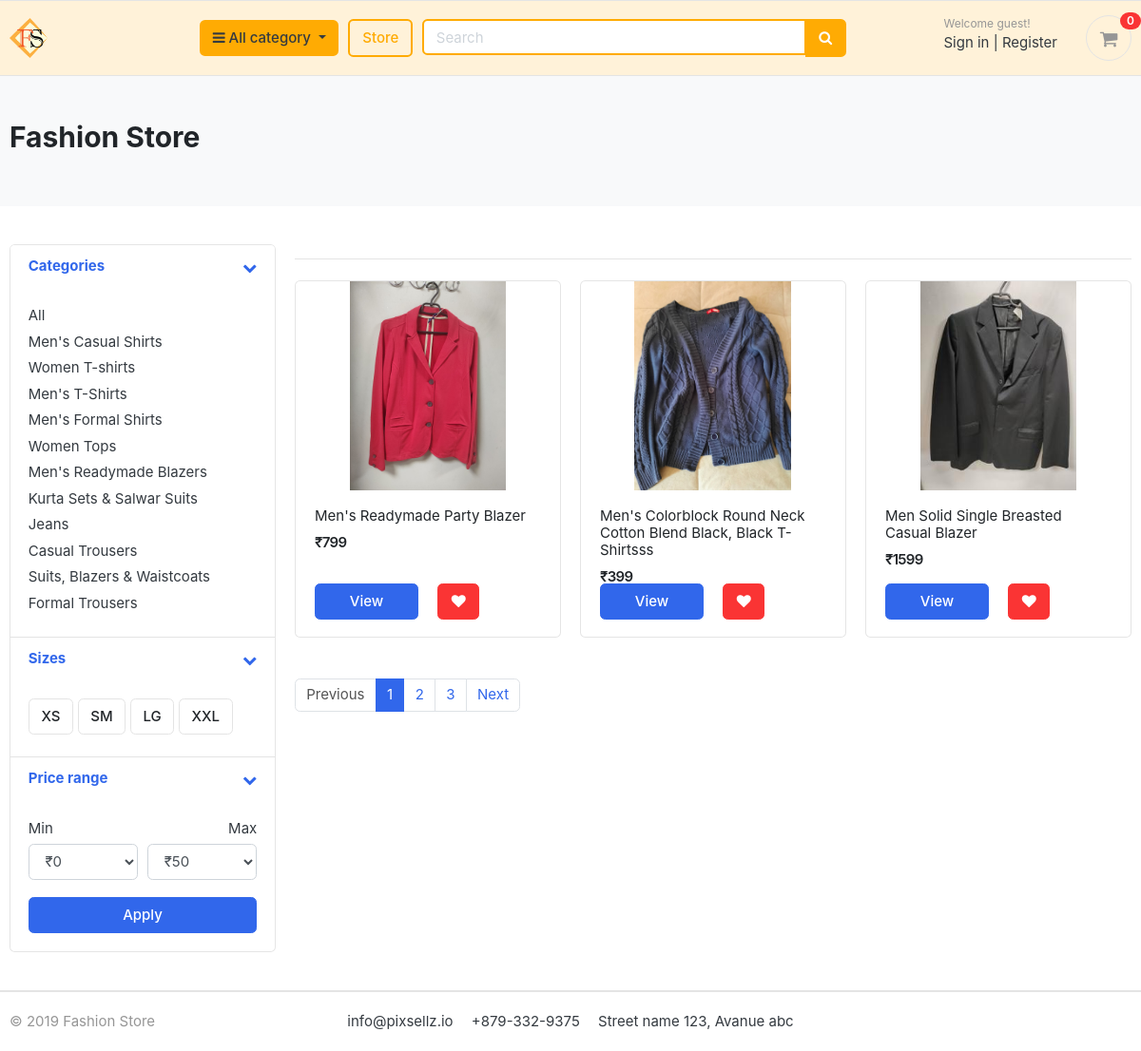
Page /search_product/ on the committed database.
### store/models.py (models this page shows, shortened)
class BaseModel(models.Model):
	uid = models.UUIDField(primary_key=True , editable=False , default=uuid.uuid4)
	created_at = models.DateTimeField(auto_now= True)
	updated_at = models.DateTimeField(auto_now_add= True)
	class Meta:
		abstract = True

class Category(BaseModel):
	category_name = models.CharField(max_length=100)
	slug = models.SlugField(unique=True, null=True, blank=True)
	is_deleted = models.BooleanField(default=False)

class Products(BaseModel):
	product_name = models.CharField(max_length=100)
	slug = models.SlugField(max_length=100,unique=True, null=True, blank=True)
	category = models.ForeignKey(Category, on_delete=models.CASCADE, related_name="products")
	price = models.IntegerField()
	product_description = models.TextField()
	image = models.ImageField(null=True, blank=True)
	is_deleted = models.BooleanField(default=False)
	in_store = models.BooleanField(default=False)

### store/views.py (the view)
# urls.py: path('search_product/', views.search_product, name='search_product'),
def search_product(request, category=None):
    if request.method=='POST':
        query=request.POST['query']
        product_list = Products.objects.all().filter(is_deleted=False, in_store=True, slug__contains=query).order_by('uid')
        category_list = Category.objects.all()
        paginator = Paginator(product_list, 3)
        page = request.GET.get('page')
        paged_product = paginator.get_page(page)
        context = {'product_list': paged_product, 'category_list': category_list}
        return render(request, 'store/store.html', context)
    else:
        product_list = Products.objects.all().filter(in_store=True).order_by('uid')
        category_list = Category.objects.all()
        paginator = Paginator(product_list, 3)
        page = request.GET.get('page')
        paged_product = paginator.get_page(page)
        context = {'product_list': paged_product, 'category_list': category_list}
        return render(request, 'store/store.html', context)

### store/context_processors.py (called while the page is built)
def category_list_processor(request):
    category_list = Category.objects.all()
    return {'category_list': category_list}

def cart_counter(request):
    cart_count = 0
    try:
        if request.user.is_authenticated:
            cart_items = CartItems.objects.all().filter(user=request.user)
        else:
            cart = uCart.objects.filter(cart_id=_cart_id(request))
            cart_items = CartItems.objects.all().filter(cart=cart[:1])
        for cart_item in cart_items:
            cart_count += cart_item.quantity
    except uCart.DoesNotExist:
        cart_count=0
    return dict(cart_count=cart_count)

### store/views.py (called while the page is built)
def _cart_id(request):
    cart = request.session.session_key
    if not cart:
        cart = request.session.create()
    return cart

### store/templates/store/store.html (shortened to what this page needs)
{% extends 'store/main.html' %}
{% load static %}
{% block body %}
<section class="section-pagetop bg">
<div class="container">
	<h2 class="title-page">Fashion Store</h2>
</div>
</section>
<section class="section-content padding-y">
<div class="container">
<div class="row">
	<aside class="col-md-3">
<div class="card">
	<article class="filter-group">
		<header class="card-header">
			<a href="#" data-toggle="collapse" data-target="#collapse_1" aria-expanded="true" class="">
				<i class="icon-control fa fa-chevron-down"></i>
				<h6 class="title">Categories</h6>
			</a>
		</header>
		<div class="filter-content collapse show" id="collapse_1" style="">
			<div class="card-body">
				<ul class="list-menu">
					<li><a href="{%url 'view_store'%}">All </a></li>
					{%for category in category_list%}
				<li><a href="{%url 'view_store_category' category=category.slug%}">{{category.category_name}} </a></li>
					{%endfor%}
				</ul>
			</div>
		</div>
	</article>
	<form action="#" method="post">
		<article class="filter-group">
			<header class="card-header">
				<a href="#" data-toggle="collapse" data-target="#collapse_4" aria-expanded="true" class="">
					<i class="icon-control fa fa-chevron-down"></i>
					<h6 class="title">Sizes </h6>
				</a>
			</header>
			<div class="filter-content collapse show" id="collapse_4" style="">
				<div class="card-body">
				  <label class="checkbox-btn">
					<span class="btn btn-light"> XS </span>
				  </label>
				  <label class="checkbox-btn">
					<span class="btn btn-light"> SM </span>
				  </label>
				  <label class="checkbox-btn">
					<span class="btn btn-light"> LG </span>
				  </label>
				  <label class="checkbox-btn">
					<span class="btn btn-light"> XXL </span>
				  </label>
			</div>
			</div>
		</article>
		<article class="filter-group">
		<header class="card-header">
			<a href="#" data-toggle="collapse" data-target="#collapse_3" aria-expanded="true" class="">
				<i class="icon-control fa fa-chevron-down"></i>
				<h6 class="title">Price range </h6>
			</a>
		</header>
		<div class="filter-content collapse show" id="collapse_3" style="">
			<div class="card-body">
				<div class="form-row">
				<div class="form-group col-md-6">
				  <label>Min</label>
				  	<select class="mr-2 form-control" name="MinPrice">
						<option value="0">₹0</option>
					</select>
				</div>
				<div class="form-group text-right col-md-6">
				  <label>Max</label>
				  	<select class="mr-2 form-control" name="MaxPrice">
						<option value="50">₹50</option>
					</select>
				</div>
				</div>
				<button class="btn btn-block btn-primary" type="submit">Apply</button>
			</div>
		</div>
	</article>
	 </form>
</div>
	</aside>
	<main class="col-md-9">
<header class="border-bottom mb-4 pb-3">
</header>
<div class="row">
	{% for product in product_list%}
	<div class="col-md-4">
		<figure class="card card-product-grid">
			<div class="img-wrap">
				<a href="{%url 'product_details' product_id=product.uid %}">
				<img src="{{product.image.url}}">
				</a>
			</div>
			<figcaption class="info-wrap">
				<div class="fix-height">
					<a href="{%url 'product_details' product_id=product.uid %}" class="title product_name">{{product.product_name}}</a>
					<div class="price-wrap mt-2">
						<span class="price">₹{{product.price}}</span>
					</div>
				</div>
				<div class="row">
					<div class="col-6">
				<a href="{%url 'product_details' product_id=product.uid %}" class="btn btn-block btn-primary">View</a>
					</div>
					<div class="col-6">
    <div class="row">
            <div class="col-6">
                    <a href="{% url 'add_item_to_wish_list' product_id=product.uid %}" class="btn btn-block btn-danger">
                        <i class="fa fa-heart"></i>
                    </a>
            </div>
    </div>
</div>
				</div>
			</figcaption>
		</figure>
	</div>
{%endfor%}
	<link rel="stylesheet" href="https://cdnjs.cloudflare.com/ajax/libs/font-awesome/4.7.0/css/font-awesome.min.css">
</div>
<nav class="mt-4" aria-label="Page navigation sample">
	{%if product_list.has_other_pages%}
  <ul class="pagination">
	  {%if product_list.has_previous%}
    <li class="page-item"><a class="page-link" href="?page={{product_list.previous_page_number}}">Previous</a></li>
	  {%else%}
	<li class="page-item disabled"><a class="page-link" href="#">Previous</a></li>
	  {%endif%}
	  {%for i in product_list.paginator.page_range%}
	  {%if product_list.number == i%}
    <li class="page-item active"><a class="page-link" href="#">{{i}}</a></li>
	  {%else%}
    <li class="page-item "><a class="page-link" href="?page={{i}}">{{i}}</a></li>
	  {%endif%}
	  {%endfor%}
	  {%if product_list.has_next%}
    <li class="page-item"><a class="page-link" href="?page={{product_list.next_page_number}}">Next</a></li>
	  {%endif%}
  </ul>
	{%endif%}
</nav>
	</main>
</div>
</div>
</section>
{% endblock %}

### store/templates/store/main.html (shortened to what this page needs)
<!DOCTYPE HTML>
{% load static %}
<html lang="en">
<head>
<link href="{%static 'css/bootstrap.css'%}" rel="stylesheet" type="text/css"/>
<link href="{%static 'fonts/fontawesome/css/all.min.css'%}" type="text/css" rel="stylesheet">
<link href="{%static 'css/ui.css'%}" rel="stylesheet" type="text/css"/>
<link href="{%static 'css/responsive.css'%}" rel="stylesheet" media="only screen and (max-width: 1200px)" />
</head>
<body>
<header class="section-header">
<section class="header-main border-bottom" style="background-color:#fff2d9;">
	<div class="container">
<div class="row align-items-center">
	<div class="col-lg-2 col-md-3 col-6">
		<a href="/index" class="brand-wrap">
			<img class="logo" src="{%static 'images_1/logo3.png'%}">
		</a>
	</div>
	<div class="col-lg col-sm col-md col-6 flex-grow-0">
		<div class="category-wrap dropdown d-inline-block float-right">
			<button type="button" class="btn  dropdown-toggle" data-toggle="dropdown" style="background-color:#ffab03;">
				<i class="fa fa-bars"></i> All category
			</button>
		</div>
	</div>
	<a href="/view_store" class="btn btn-outline-primary store-btn">Store</a>
	<div class="col-lg  col-md-6 col-sm-12 col">
		<form action="{%url 'search_product'%}" class="search" method="post">
			<div class="input-group w-100">
			    <input type="text" name="query" class="form-control search-text-box" style="width:60%;" placeholder="Search">
			    <div class="input-group-append">
			      <button class="btn btn-primary btn-search" type="submit">
			        <i class="fa fa-search"></i>
			      </button>
			    </div>
		    </div>
		</form>
	</div>
	<div class="col-lg-3 col-sm-6 col-8 order-2 order-lg-3">
				<div class="d-flex justify-content-end mb-3 mb-lg-0">
					<div class="widget-header">
						<small class="title text-muted">Welcome {%if user.is_authenticated%}{{user.first_name}} {{user.last_name}}{%else%}guest!{%endif%}</small>
						<div>
							{%if user.is_authenticated%}
							<a href="{%url 'user_dashboard'%}">Dashboard</a>
							<a href="/customer_logout"> Logout</a>
							{%else%}
							<a href="{%url 'login'%}">Sign in</a> <span class="dark-transp"> | </span>
							<a href="/register"> Register</a>
							{%endif%}
						</div>
					</div>
					<a href="/cart" class="widget-header pl-3 ml-3">
						<div class="icon icon-sm rounded-circle border"><i class="fa fa-shopping-cart"></i></div>
						<span class="badge badge-pill badge-danger notify">{{cart_count}}</span>
					</a>
				</div>
			</div>
</div>
	</div>
</section>
</header>
{%block body%}{%endblock%}
<footer class="section-footer border-top">
	<div class="container">
		<section class="footer-bottom border-top row">
			<div class="col-md-2">
				<p class="text-muted"> &copy 2019 Fashion Store </p>
			</div>
			<div class="col-md-8 text-md-center">
				<span  class="px-2">info@pixsellz.io</span>
				<span  class="px-2">+879-332-9375</span>
				<span  class="px-2">Street name 123, Avanue abc</span>
			</div>
			<div class="col-md-2 text-md-right text-muted">
			</div>
		</section>
	</div>
</footer>
</body>
</html>

### static/css/ui.css (style rules this page uses)
html { font-family: "Inter", sans-serif; font-size: 15px; }
.img-wrap { text-align: center; display: block; }
.img-wrap img { max-width: 100%; }
.price-wrap { letter-spacing: -0.7px; }
.icon-xs, .icon-sm, .icon-md, .icon-lg { display: inline-block; text-align: center; flex-shrink: 0; flex-grow: 0; }
.icon-sm { width: 48px; height: 48px; line-height: 48px !important; font-size: 20px; }
.padding-y { padding-top: 40px; padding-bottom: 40px; }
figure { margin-bottom: 0; }
article:after, .form-group:after { display: block; clear: both; content: ""; }
.bg { background-color: #f8f9fa; }
.title-page { color: #212529; }
p:last-child { margin-bottom: 0; }
.header-main { position: relative; padding-top: 1rem; padding-bottom: 1rem; }
.brand-wrap .logo, .navbar-brand .logo { margin-right: 7px; max-height: 42px; display: inline-block; }
.widget-header { display: inline-block; vertical-align: middle; position: relative; }
.widget-header a { color: #343a40; }
.widget-header i { color: #969696; }
.widget-header .title { display: block; }
.widget-header .notify { position: absolute; top: -3px; right: -10px; }
.footer-bottom { padding-top: 20px; padding-bottom: 20px; }
.btn-light { background-color: #fff; border-color: #e4e4e4; }
[class*=list-] li:after { visibility: hidden; display: block; content: ""; overflow: hidden; height: 0; clear: both; }
.list-menu { list-style: none; margin: 0; padding-left: 0; }
.list-menu li { margin-bottom: 5px; }
.list-menu a { color: #343a40; }
[class*=card-product] a.title { color: #212529; display: block; }
[class*=card-product] .img-wrap { overflow: hidden; position: relative; }
[class*=card-product] .img-wrap img { height: 100%; max-width: 100%; width: auto; display: inline-block; -o-object-fit: cover; object-fit: cover; }
.card-product-grid { margin-bottom: 20px; }
.card-product-grid .img-wrap { border-radius: 0.2rem 0.2rem 0 0; height: 220px; }
.card-product-grid .info-wrap { overflow: hidden; padding: 18px 20px; }
.card-product-grid .fix-height { height: 80px; overflow: hidden; }
.card .img-wrap { overflow: hidden; }
.notify { position: absolute; top: -4px; right: -10px; display: inline-block; padding: 0.25em 0.6em; font-size: 12px; line-height: 1; text-align: center; border-radius: 3rem; color: #fff; background-color: #fa3434; }
.price { font-weight: 600; color: #212529; }
.icon-control { margin-top: 5px; float: right; font-size: 80%; }
.card-header .title { margin-bottom: 0; line-height: 1.5; }
.filter-group { border-bottom: 1px solid #e4e4e4; }
.filter-group .card-header { border-bottom: 0; }
.filter-group:last-child { border-bottom: 0; }
.checkbox-btn { position: relative; }
.section-pagetop { padding: 45px 0; }

### store/templates/store/main.html (style rules this page uses)
.store-btn { border:2px solid #ffab03; color:#ffab03; }
.btn-search { border:2px solid #ffab03; background-color:#ffab03; }
.search-text-box { border:2px solid #ffab03; }

### store/templates/store/store.html (style rules this page uses)
.product_name { display: block; max-height: 3.6em; overflow: hidden; text-overflow: ellipsis; white-space: normal; line-height: 1.2em; }

### rows in the picture
Category: category_name "Men's Casual Shirts"
Category: category_name "Women T-shirts"
Category: category_name "Men's T-Shirts"
Category: category_name "Men's Formal Shirts"
Category: category_name "Women Tops"
Category: category_name "Men's Readymade Blazers"
Category: category_name "Kurta Sets & Salwar Suits"
Category: category_name "Jeans"
Category: category_name "Casual Trousers"
Category: category_name "Suits, Blazers & Waistcoats"
Category: category_name "Formal Trousers"
Products: image (picture), product_name "Men's Readymade Party Blazer", price "799"
Products: image (picture), product_name "Men's Colorblock Round Neck Cotton Blend Black, Black T-Shirtsss", price "399"
Products: image (picture), product_name "Men Solid Single Breasted Casual Blazer", price "1599"

### other values in the picture
{{ cart_count }} "0"
{{ i }} "1"
{{ i }} "2" "3"
